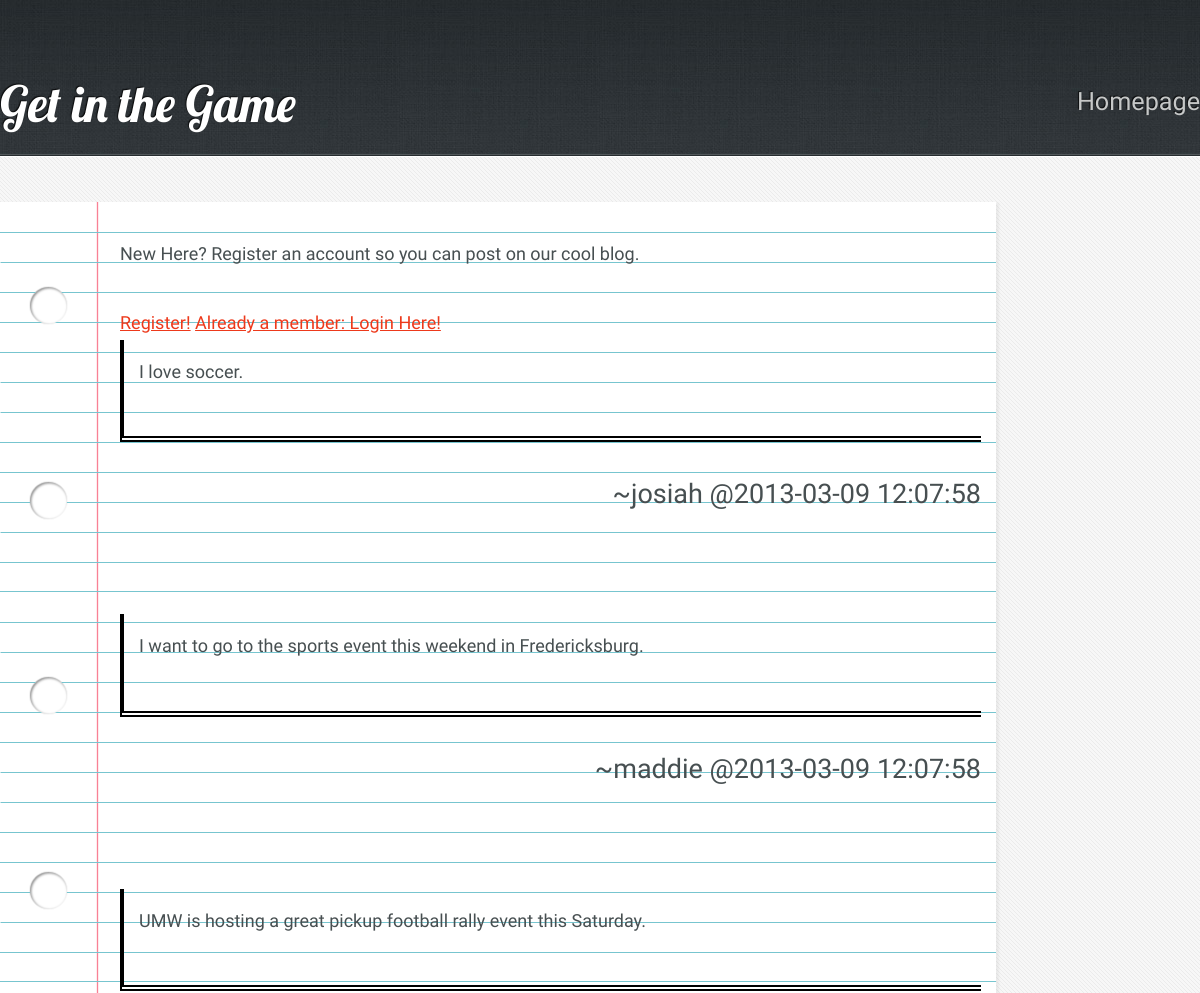
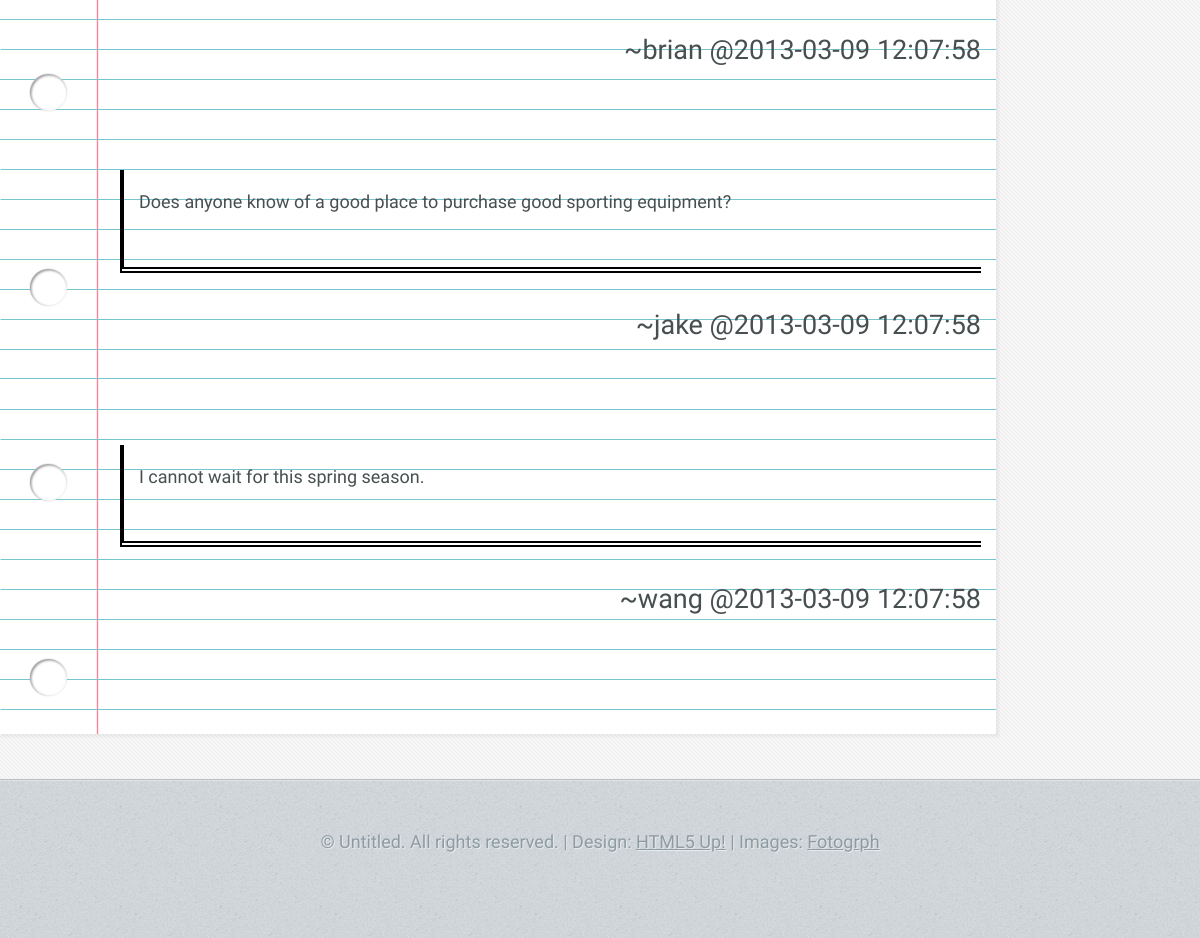
Screenshot of /blog.php with the database file from the repository (2 pictures, top to bottom).
### tables this page shows
CREATE TABLE IF NOT EXISTS blog (
	blog_id INT NOT NULL AUTO_INCREMENT,
	username VARCHAR(12) NOT NULL,
	sdate TIMESTAMP NOT NULL DEFAULT NOW(),
	content BLOB NOT NULL,
	CONSTRAINT users_username_fk FOREIGN KEY (username) REFERENCES users(username),
	PRIMARY KEY (blog_id)
);

### php/session_start_loggedin.php (called while the page is built, shortened)
<?php
if (isset($_SESSION['isLoggedIn'])) { $s_isLoggedIn = $_SESSION['isLoggedIn']; }
else { $s_isLoggedIn = false; $hasZip = false;}
?>

### php/blog_loadentries.php (the view)
<?php
	include('db_connect.php');
	$query = "SELECT * FROM blog ORDER BY sdate DESC";
	$result = mysqli_query($db, $query)
		 or die("Error Querying Database");
	foreach ($result as $row) {
		Echo "<p style='padding: 15px; border-left: 4px solid black; border-bottom: 6px double black'>" . $row['content'] . "<br><br>
			<blockquote style='text-align:right; font-size:1.5em'>~" . $row['username'] . " " . " @" . $row['sdate'] . "</blockquote></p><br><br>";
	}
?>

### blog.php (shortened to what this page needs)
<!DOCTYPE HTML>
<?php include 'php/session_start_loggedin.php'; ?>
<html>
	<head>
	</head>
	<body class="subpage">
			<div id="header-wrapper">
				<header id="header" class="5grid-layout">
					<div class="row">
						<div class="10u">
								<h1><a href="index.php" class="mobileUI-site-name">Get in the Game</a></h1>
								<nav class="mobileUI-site-nav">
									<a href="index.php">Homepage</a>
								</nav>
						</div>
					</div>
				</header>
			</div>
			<div id="content-wrapper">
				<div id="content">
					<div class="5grid-layout">
						<div class="row">
							<div class="10u">
									<section style="background:url(css/images/whitepaper.png); padding: 35px 15px 15px 120px">
									<?php
										include 'php/db_connect.php';
										if ($s_isLoggedIn) {
											echo '<section style="background:none; border:6.5px inset gray; width:625px">
												<header>
													<h2>Create a New Blog Entry</h2>
													<h3>Have something interesting to say about Pickup Sports?</h3>
												</header>
													<form method = "post" action = "blog.php" enctype="multipart/form-data">
														<table>
															<tr><td>&nbsp;</td><td> <textarea name="blogentry" id="blogentry" rows=6 cols=70 >"Type Blog Entry Here" </textarea> </td></tr>
															<tr><td><input type="submit" name="submit_addblogentry" value="Add Blog Entry" /></td><td>&nbsp;</td></tr>
														</table>
													</form>
											</section>';
											include 'php/blog_addentry.php';
										}
										else {
											echo '<p>New Here? Register an account so you can post on our cool blog.</p>
												<a href="login.php?action=createAccount">Register!</a>
												<a href="login.php">Already a member: Login Here!</a>';
										}
										include 'php/blog_loadentries.php';
									?>
									</section>
							</div>
						</div>
					</div>
				</div>
			</div>
			<div id="copyright">
				&copy; Untitled. All rights reserved. | Design: <a href="http://html5up.net">HTML5 Up!</a> | Images: <a href="http://fotogrph.com">Fotogrph</a>
			</div>
	</body>
</html>

### css/5grid/core.css (style rules this page uses)
html, body, div, span, applet, object, iframe, h1, h2, h3, h4, h5, h6, p, blockquote, pre, a, abbr, acronym, address, big, cite, code, del, dfn, em, img, ins, kbd, q, s, samp, small, strike, strong, sub, sup, tt, var, b, u, i, center, dl, dt, dd, ol, ul, li, fieldset, form, label, legend, table, caption, tbody, tfoot, thead, tr, th, td, article, aside, canvas, details, embed, figure, figcaption, footer, header, hgroup, menu, nav, output, ruby, section, summary, time, mark, audio, video { margin: 0; padding: 0; border: 0; font-size: 100%; font: inherit; vertical-align: baseline; }
article, aside, details, figcaption, figure, footer, header, hgroup, menu, nav, section { display: block; }
body { line-height: 1; }
blockquote, q { quotes: none; }
blockquote:before, blockquote:after, q:before, q:after { content: ''; content: none; }
.\35 grid .\31 0u { width: 83%; }
.\35 grid .\31 u, .\35 grid .\32 u, .\35 grid .\33 u, .\35 grid .\34 u, .\35 grid .\35 u, .\35 grid .\36 u, .\35 grid .\37 u, .\35 grid .\38 u, .\35 grid .\39 u, .\35 grid .\31 0u, .\35 grid .\31 1u, .\35 grid .\31 2u { margin: 1% 0 1% 2%; float: left; }
.\35 grid:after { content: ''; display: block; clear: both; height: 0; }

### css/style.css (style rules this page uses)
body { background: #D4D9DD url('images/bg03.jpg'); }
body, input, textarea, select { color: #474f51; font-size: 13.5pt; font-family: 'Yanone Kaffeesatz'; line-height: 1.85em; font-weight: 300; }
ul, ol, p, dl { margin: 0 0 2em 0; }
a { text-decoration: underline; }

### css/5grid/core-desktop.css (style rules this page uses)
.\35 grid .row:after { content: ''; display: block; clear: both; height: 0; }
.\35 grid .row > :first-child { margin-left: 0; }
.\35 grid .row:first-child > * { margin-top: 0; }
.\35 grid .row:last-child > * { margin-bottom: 0; }

### css/style-desktop.css (style rules this page uses)
section:last-child { margin-bottom: 0 !important; }
#header-wrapper { background: #3B4346 url('images/bg01.jpg'); border-bottom: solid 1px #272d30; box-shadow: inset 0px -1px 0px 0px #51575a; text-shadow: -1px -1px 1px rgba(0,0,0,0.75); }
.subpage #header-wrapper { height: 155px; }
#content-wrapper { background: #f7f7f7 url('images/bg04.png'); border-top: solid 1px #fff; padding: 45px 0 45px 0; }
#header { min-height: 155px; position: relative; }
#header h1 { position: absolute; left: 0; bottom: 35px; font-family: 'Lobster', sans-serif; font-size: 2.75em; }
#header h1 a { color: #fff; text-decoration: none; }
#header nav { position: absolute; right: 0; bottom: 35px; font-weight: 200; }
#header nav a { color: #c6c8c8; text-decoration: none; font-size: 1.4em; margin-left: 60px; outline: 0; }
#content section { background: #fff; padding: 40px 30px 45px 30px; box-shadow: 2px 2px 2px 1px rgba(128,128,128,0.1); margin: 0 0 10% 0; }
#content a { color: #ED391B; }
#copyright { border-top: solid 1px #b5bec3; box-shadow: inset 0px 1px 0px 0px #e0e4e7; text-align: center; padding: 45px 0 80px 0; color: #8d9ca3; text-shadow: 1px 1px 0px rgba(255,255,255,0.5); }
#copyright a { color: #8d9ca3; }

### css/5grid/core-1200px.css (style rules this page uses)
.\35 grid-layout { width: 1200px; margin: 0 auto; }

### rows the page displays
blog: content "I love soccer.", username "josiah", sdate "2013-03-09 12:07:58"
blog: content "I want to go to the sports event this weekend in Fredericksburg.", username "maddie", sdate "2013-03-09 12:07:58"
blog: content "UMW is hosting a great pickup football rally event this Saturday.", username "brian", sdate "2013-03-09 12:07:58"
blog: content "Does anyone know of a good place to purchase good sporting equipment?", username "jake", sdate "2013-03-09 12:07:58"
blog: content "I cannot wait for this spring season.", username "wang", sdate "2013-03-09 12:07:58"
